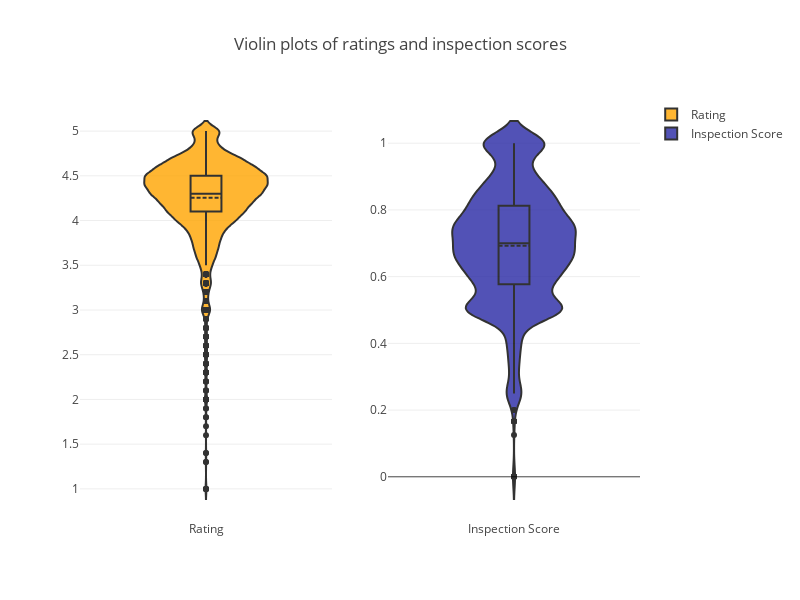

Notebook source saved alongside this figure:
### Code cell
from plotly.subplots import make_subplots
import plotly.graph_objs as go

fig = make_subplots(rows=1, cols=2)

fig.add_trace(
    go.Violin(y=scores_ratings.rating, box_visible=True, line_color='black',
                   meanline_visible=True, fillcolor='orange', opacity=0.8,
                   name="Rating"),
    row=1, col=1
)

fig.add_trace(
    go.Violin(y=scores_ratings.inspection_score, box_visible=True, line_color='black',
                   meanline_visible=True, fillcolor='#2828a4', opacity=0.8,
                   name="Inspection Score"),
    row=1, col=2
)

fig.layout.update(height=600, width=800, 
                  title_text="Violin plots of ratings and inspection scores",
                  plot_bgcolor='rgb(255,255,255)')
fig.show()

### Figure 1 — Plotly figure (JSON) as saved in the notebook; plotly's stock layout.template omitted (floating-point values rounded to 4 significant figures; data arrays with more than 128 entries replaced by an {"elided": "..."} marker saying what was removed)
{"data": [{"box": {"visible": true}, "fillcolor": "orange", "line": {"color": "black"}, "meanline": {"visible": true}, "name": "Rating", "opacity": 0.8, "type": "violin", "uid": "8430613b-1fb0-4e30-aa4a-368786b91aff", "xaxis": "x", "y": {"elided": "5291 float values"}, "yaxis": "y"}, {"box": {"visible": true}, "fillcolor": "#2828a4", "line": {"color": "black"}, "meanline": {"visible": true}, "name": "Inspection Score", "opacity": 0.8, "type": "violin", "uid": "7bddea67-fc53-4595-95c5-266a0b00e66d", "xaxis": "x2", "y": {"elided": "5291 float values"}, "yaxis": "y2"}], "layout": {"height": 600, "plot_bgcolor": "rgb(255,255,255)", "title": {"text": "Violin plots of ratings and inspection scores"}, "width": 800, "xaxis": {"anchor": "y", "domain": [0, 0.45]}, "xaxis2": {"anchor": "y2", "domain": [0.55, 1]}, "yaxis": {"anchor": "x", "domain": [0, 1]}, "yaxis2": {"anchor": "x2", "domain": [0, 1]}}}
